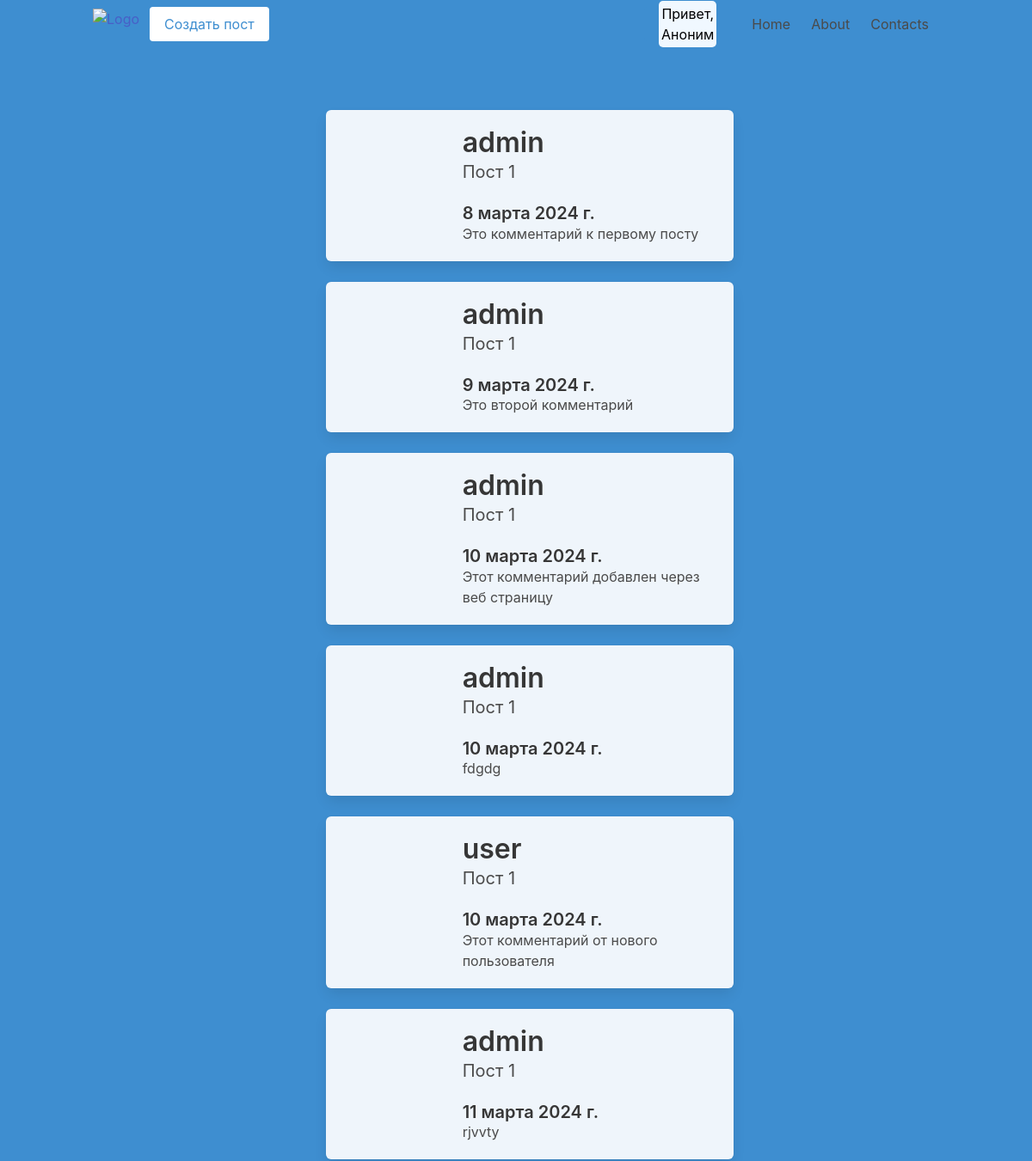
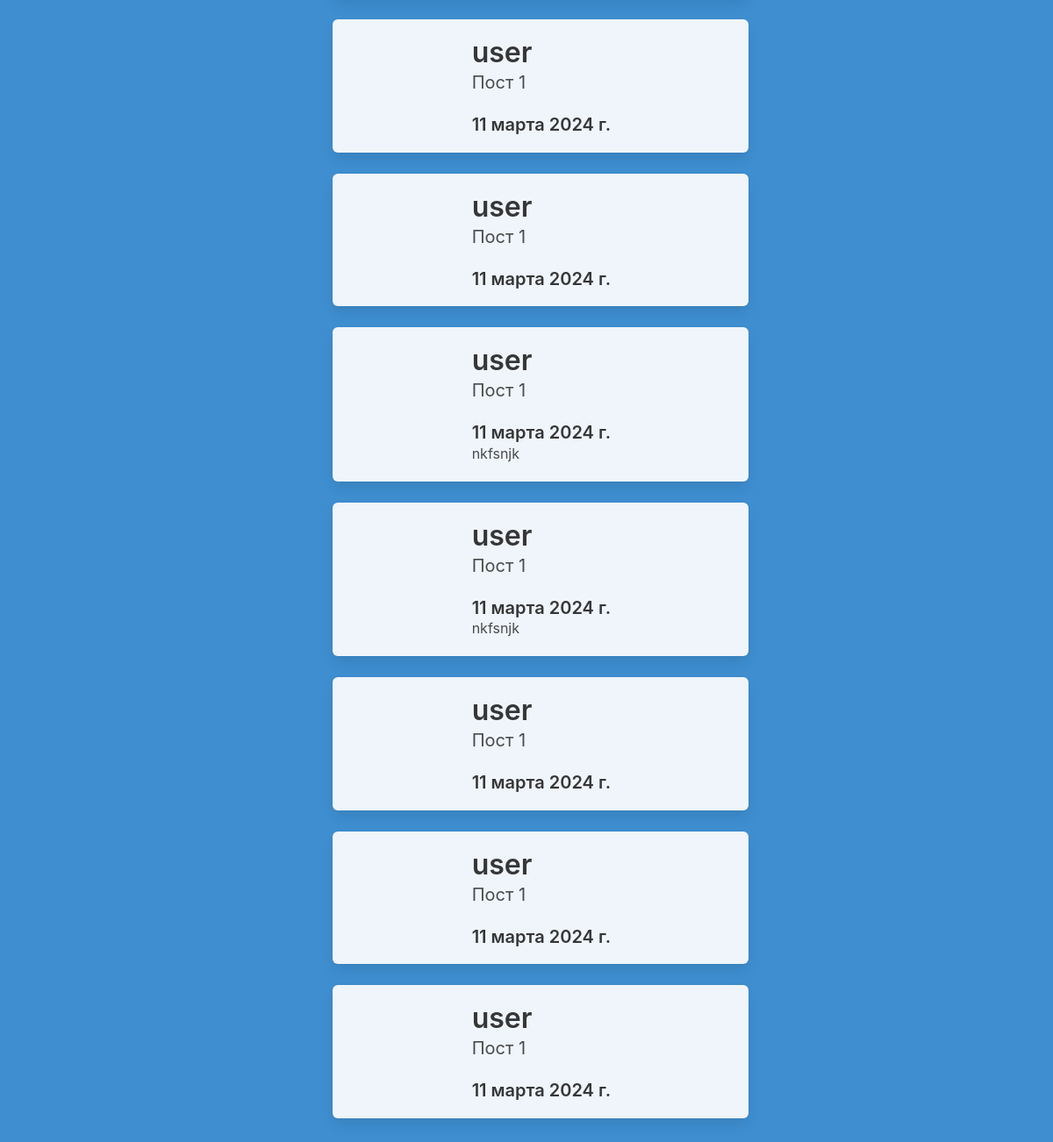
Page /comments/13 on the committed database (2 pictures, top to bottom).
### app/models.py (models this page shows, shortened)
class Comments(models.Model):
    post = models.ForeignKey(Post, on_delete = models.CASCADE)
    user = models.ForeignKey(User, on_delete = models.CASCADE)
    body = models.TextField()
    date = models.DateField(auto_now_add = True)

class Post(models.Model):
    def __str__(self):
        return self.title
    title = models.CharField(max_length = 255)
    content = models.TextField()
    slug = models.SlugField(unique = True)
    date_created = models.DateField(auto_now_add = True)
    update_at = models.DateTimeField(auto_now = True)
    author = models.ForeignKey(User, on_delete = models.CASCADE, null = True)

### app/views.py (the view)
# urls.py: path("comments/<str:post>", views.comments, name="comments"),
def comments(request, post):
    list_comm = Comments.objects.filter(post__id = post)
    return render(request, "app/comments.html", {"comments":list_comm})

### app/templates/app/comments.html (shortened to what this page needs)
{% extends 'layout.html' %}
{% block content %}
<div class="is-centered " style="margin-left: 30%;">
    <div class="columns">
        {%for i in comments%}
        <div class="author is-centered">
            <div class="column ">
                <div class="box has-background-info-light">
                    <div class="columns">
                        <div class="column is-3">
                        </div>
                        <div class="column ml-5">
                            <div class="title is-3 is-space">
                                {{i.user}}
                            </div>
                            <div class="subtitle">
                                {{i.post}}
                            </div>
                            <div class="content">
                                <div class="title is-5"> {{i.date}}</div>
                                {{i.body}}
                            </div>
                        </div>
                    </div>
                </div>
            </div>
            {% endfor %}
        </div>
    </div>
    {% endblock %}

### rows in the picture
Comments: user "admin", post "Пост 1", date "8 марта 2024 г.", body "Это комментарий к первому посту"
Comments: user "admin", post "Пост 1", date "9 марта 2024 г.", body "Это второй комментарий"
Comments: user "admin", post "Пост 1", date "10 марта 2024 г.", body "Этот комментарий добавлен через веб страницу"
Comments: user "admin", post "Пост 1", date "10 марта 2024 г.", body "fdgdg"
Comments: user "user", post "Пост 1", date "10 марта 2024 г.", body "Этот комментарий от нового пользователя"
Comments: user "admin", post "Пост 1", date "11 марта 2024 г.", body "rjvvty"
Comments: user "user", post "Пост 1", date "11 марта 2024 г."
Comments: user "user", post "Пост 1", date "11 марта 2024 г."
Comments: user "user", post "Пост 1", date "11 марта 2024 г.", body "nkfsnjk"
Comments: user "user", post "Пост 1", date "11 марта 2024 г.", body "nkfsnjk"
Comments: user "user", post "Пост 1", date "11 марта 2024 г."
Comments: user "user", post "Пост 1", date "11 марта 2024 г."
Comments: user "user", post "Пост 1", date "11 марта 2024 г."
